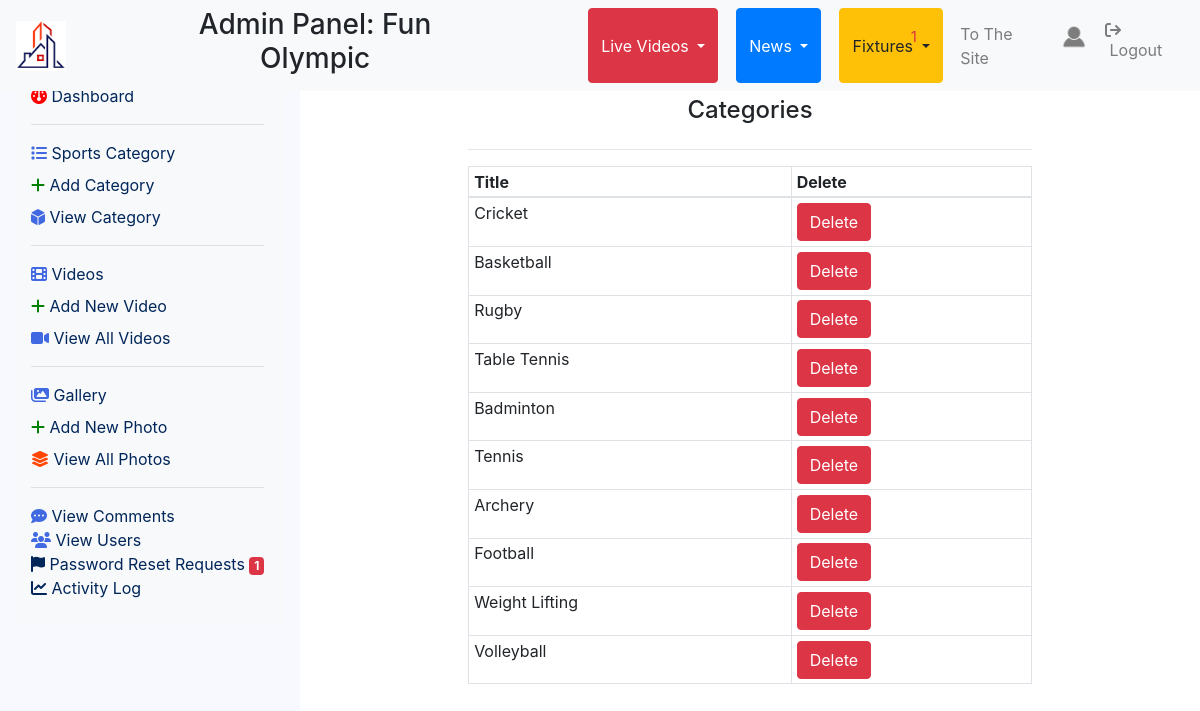
/admin/view_categories.php (signed in), run on the app's committed database.
### tables this page shows
CREATE TABLE `users` (
  `uid` int(11) NOT NULL,
  `fullname` varchar(255) NOT NULL,
  `phone` varchar(255) NOT NULL,
  `nationality` varchar(255) NOT NULL,
  `email` varchar(255) NOT NULL,
  `profile_image` varchar(255) NOT NULL,
  `username` varchar(255) NOT NULL,
  `password` varchar(255) NOT NULL,
  `status` varchar(255) NOT NULL,
  `registered_date` varchar(255) NOT NULL,
  `is_admin` int(11) NOT NULL,
  `last_login` varchar(255) NOT NULL
);

CREATE TABLE `categories` (
  `cid` int(11) NOT NULL,
  `category_title` varchar(255) NOT NULL
);

### admin/functions.php (called while the page is built, shortened)
<?php include "../db.php"?>
<?php
function recordCount($table){
    global $connection;
    $query = "SELECT * FROM " . $table;
    $select_from_table = mysqli_query($connection, $query);
    $result = mysqli_num_rows($select_from_table);
    return $result;
}
?>

### admin/view_categories.php (the view, shortened to what this page needs)
<?php include "admin_header.php" ?>
<div class="col-md-3" id="sidebar">
    <?php include "sidebar.php"?>
</div>
<div class="col-md-9" id="main-container">
<h4 class="text-center">Categories</h4>
        <?php
        if(recordCount('categories')==0){
            echo"<h5 class='text-danger'>No categories</h5>";
        }
        else{
        echo "<div class='row'>
                <div class='col-md-2'></div>
                <div class='col-md-8'>
                    <div class='table-responsive'>
                        <table class='table table-bordered table-sm'>
                            <hr>
                            <thead>
                                <tr>
                                    <th>Title</th>
                                    <th>Delete</th>
                                </tr>
                            </thead>
                            <tbody>";
                            $query = "SELECT * FROM categories";
                            $select_categories = mysqli_query($connection, $query);
                            while($row = mysqli_fetch_assoc($select_categories)) {
                                $cid                = $row['cid'];
                                $category_title     = $row['category_title'];
                                echo "<tr>
                                <td>$category_title</td>
                                <td><a href='view_categories.php?delete=$cid&title=$category_title' class='btn btn-danger' onClick=\"javascript: return confirm('Are you sure you want to delete? All contents associated to this category will also be deleted.'); \">Delete</a></td>
                                </tr>";
                            }
                            echo "</tbody>
                        </table>
                    </div>
                </div>
            </div>";
                } ?>
</div>
<?php include "admin_footer.php" ?>

### admin/admin_header.php (shortened to what this page needs)
<?php include "functions.php" ?>
<?php
$username = $_SESSION['username'];
?>
<!DOCTYPE html>
<html lang="en">
<head>
    <link rel="stylesheet" href="https://stackpath.bootstrapcdn.com/bootstrap/4.5.0/css/bootstrap.min.css">
    <link rel="stylesheet" href="https://maxcdn.bootstrapcdn.com/font-awesome/4.7.0/css/font-awesome.min.css">
    <link rel="stylesheet" href="css/style.css">
</head>
<body>
    <div class="container-fluid">
        <nav class="navbar navbar-expand-md fixed-top navbar-light bg-light">
            <a class="navbar-brand" href="../admin/"><img src="../images/logo.png" height="50" width="50" alt=""></a>
            <div class="collapse navbar-collapse" id="navbarNav">
                <ul class="navbar-nav mr-auto">
                    <h3 class="text-center">Admin Panel: Fun Olympic</h3>
                    <div class="btn-group">
                        <button type="button" class="btn btn-danger dropdown-toggle" data-toggle="dropdown"
                            aria-haspopup="true" aria-expanded="false">
                            Live Videos
                        </button>
                    </div>
                    <div class="btn-group">
                        <button type="button" class="btn btn-primary dropdown-toggle" data-toggle="dropdown"
                            aria-haspopup="true" aria-expanded="false">
                            News
                        </button>
                    </div>
                    <div class="btn-group">
                        <button type="button" class="btn btn-warning dropdown-toggle" data-toggle="dropdown"
                            aria-haspopup="true" aria-expanded="false">
                            Fixtures
                        </button>
                    </div>
                </ul>
                <ul class="navbar-nav">
                <li class="nav-item">
                        <a href="view_emails.php" class="nav-link text-danger" style="font-size:25px" data-toggle="tooltip" title="Emails"><i class="fa-solid fa-bell"></i>
                        <sup><small>
                            <?php
                        $query = "SELECT * FROM emails WHERE status='unread'";
                        $select_from_table = mysqli_query($connection, $query);
                        echo mysqli_num_rows($select_from_table);
                        ?>
                        </small></sup>
                        </a>
                    </li>
                    <li class="nav-item">
                        <a href="../home.php" class="nav-link" target="_blank">To The Site</a>
                    </li>
                    <li class="nav-item">
                        <a class="nav-link" href="profile.php">
                        <?php
                            $query = "SELECT * FROM users WHERE username = '$username'";
                            $select_user = mysqli_query($connection, $query);
                            while($row = mysqli_fetch_assoc($select_user)) {
                                $profile_image = $row['profile_image'];
                            ?>
                            <img
                                src="../images/<?php echo $profile_image ?>"
                                height="30" width="30" alt="" style="border-radius:50%"
                                ><?php } ?>
                            </a>
                    </li>
                    <li class="nav-item">
                        <a class="nav-link" href="../logout.php"><i
                                class="fa-solid fa-arrow-right-from-bracket"></i>&nbsp;Logout</a>
                    </li>
                </ul>
            </div>
        </nav>
        <div class="row">
        </div>
        <div class="row">

### admin/css/style.css (style rules this page uses)
html { height: 100%; }
#main-container { margin-top: 60px; position: fixed; left:25%; height: 90%; overflow-y: auto; padding: 20px; }
#sidebar { padding-top:60px; background-color: ghostwhite; position: fixed; left:0; height: 100%; overflow-y: auto; }

### admin/css/sidebar.css (style rules this page uses)
ul { margin-left:-40px; }
ul li { list-style: none; color:#01265a; }
ul li a { color: #01265a; }

### data on the page
users: profile_image (placeholder picture)
categories: category_title "Cricket"
categories: category_title "Basketball"
categories: category_title "Rugby"
categories: category_title "Table Tennis"
categories: category_title "Badminton"
categories: category_title "Tennis"
categories: category_title "Archery"
categories: category_title "Football"
categories: category_title "Weight Lifting"
categories: category_title "Volleyball"

### other printed values
mysqli_num_rows($select_from_table) "1"
pending_password_reset_count() "1"
